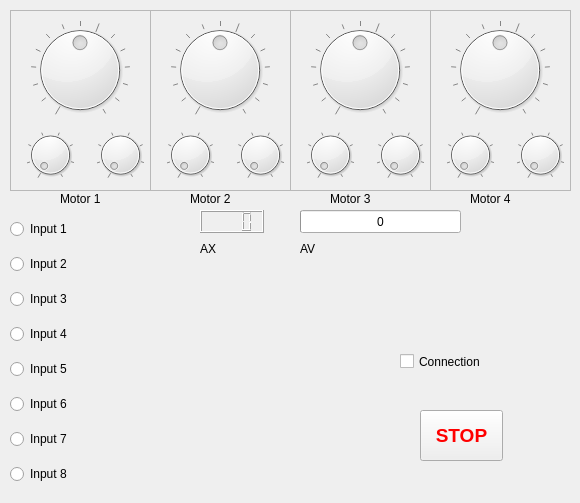
    <widget class="QWidget" name="tab_slave2">
     <attribute name="title">
      <string>Slave 2</string>
     </attribute>
     <widget class="QPushButton" name="pushButton_Stop_3">
      <property name="geometry">
       <rect>
        <x>420</x>
        <y>410</y>
        <width>83</width>
        <height>51</height>
       </rect>
      </property>
      <property name="palette">
       <palette>
        <active>
         <colorrole role="ButtonText">
          <brush brushstyle="SolidPattern">
           <color alpha="255">
            <red>255</red>
            <green>0</green>
            <blue>0</blue>
           </color>
          </brush>
         </colorrole>
        </active>
        <inactive>
         <colorrole role="ButtonText">
          <brush brushstyle="SolidPattern">
           <color alpha="255">
            <red>255</red>
            <green>0</green>
            <blue>0</blue>
           </color>
          </brush>
         </colorrole>
        </inactive>
        <disabled>
         <colorrole role="ButtonText">
          <brush brushstyle="SolidPattern">
           <color alpha="255">
            <red>151</red>
            <green>150</green>
            <blue>149</blue>
           </color>
          </brush>
         </colorrole>
        </disabled>
       </palette>
      </property>
      <property name="font">
       <font>
        <pointsize>14</pointsize>
        <weight>75</weight>
        <bold>true</bold>
       </font>
      </property>
      <property name="text">
       <string>STOP</string>
      </property>
     </widget>
     <widget class="QFrame" name="frame_9">
      <property name="geometry">
       <rect>
        <x>10</x>
        <y>10</y>
        <width>141</width>
        <height>181</height>
       </rect>
      </property>
      <property name="frameShape">
       <enum>QFrame::StyledPanel</enum>
      </property>
      <property name="frameShadow">
       <enum>QFrame::Raised</enum>
      </property>
      <widget class="QDial" name="dial_Slave2Both_1">
       <property name="geometry">
        <rect>
         <x>20</x>
         <y>10</y>
         <width>100</width>
         <height>100</height>
        </rect>
       </property>
       <property name="cursor">
        <cursorShape>OpenHandCursor</cursorShape>
       </property>
       <property name="focusPolicy">
        <enum>Qt::NoFocus</enum>
       </property>
       <property name="toolTip">
        <string>Motor 1</string>
       </property>
       <property name="minimum">
        <number>-7</number>
       </property>
       <property name="maximum">
        <number>7</number>
       </property>
       <property name="pageStep">
        <number>8</number>
       </property>
       <property name="wrapping">
        <bool>false</bool>
       </property>
       <property name="notchesVisible">
        <bool>true</bool>
       </property>
      </widget>
      <widget class="QDial" name="dial_Slave2Left_1">
       <property name="geometry">
        <rect>
         <x>10</x>
         <y>120</y>
         <width>61</width>
         <height>50</height>
        </rect>
       </property>
       <property name="cursor">
        <cursorShape>OpenHandCursor</cursorShape>
       </property>
       <property name="focusPolicy">
        <enum>Qt::NoFocus</enum>
       </property>
       <property name="toolTip">
        <string>Output 1</string>
       </property>
       <property name="minimum">
        <number>0</number>
       </property>
       <property name="maximum">
        <number>7</number>
       </property>
       <property name="pageStep">
        <number>8</number>
       </property>
       <property name="wrapping">
        <bool>false</bool>
       </property>
       <property name="notchesVisible">
        <bool>true</bool>
       </property>
      </widget>
      <widget class="QDial" name="dial_Slave2Right_1">
       <property name="geometry">
        <rect>
         <x>80</x>
         <y>120</y>
         <width>61</width>
         <height>50</height>
        </rect>
       </property>
       <property name="cursor">
        <cursorShape>OpenHandCursor</cursorShape>
       </property>
       <property name="focusPolicy">
        <enum>Qt::NoFocus</enum>
       </property>
       <property name="toolTip">
        <string>Output 2</string>
       </property>
       <property name="minimum">
        <number>0</number>
       </property>
       <property name="maximum">
        <number>7</number>
       </property>
       <property name="pageStep">
        <number>8</number>
       </property>
       <property name="wrapping">
        <bool>false</bool>
       </property>
       <property name="notchesVisible">
        <bool>true</bool>
       </property>
      </widget>
     </widget>
     <widget class="QFrame" name="frame_10">
      <property name="geometry">
       <rect>
        <x>150</x>
        <y>10</y>
        <width>141</width>
        <height>181</height>
       </rect>
      </property>
      <property name="frameShape">
       <enum>QFrame::StyledPanel</enum>
      </property>
      <property name="frameShadow">
       <enum>QFrame::Raised</enum>
      </property>
      <widget class="QDial" name="dial_Slave2Both_2">
       <property name="geometry">
        <rect>
         <x>20</x>
         <y>10</y>
         <width>100</width>
         <height>100</height>
        </rect>
       </property>
       <property name="cursor">
        <cursorShape>OpenHandCursor</cursorShape>
       </property>
       <property name="focusPolicy">
        <enum>Qt::NoFocus</enum>
       </property>
       <property name="toolTip">
        <string>Motor 2</string>
       </property>
       <property name="minimum">
        <number>-7</number>
       </property>
       <property name="maximum">
        <number>7</number>
       </property>
       <property name="pageStep">
        <number>8</number>
       </property>
       <property name="wrapping">
        <bool>false</bool>
       </property>
       <property name="notchesVisible">
        <bool>true</bool>
       </property>
      </widget>
      <widget class="QDial" name="dial_Slave2Left_2">
       <property name="geometry">
        <rect>
         <x>10</x>
         <y>120</y>
         <width>61</width>
         <height>50</height>
        </rect>
       </property>
       <property name="cursor">
        <cursorShape>OpenHandCursor</cursorShape>
       </property>
       <property name="focusPolicy">
        <enum>Qt::NoFocus</enum>
       </property>
       <property name="toolTip">
        <string>Output 3</string>
       </property>
       <property name="minimum">
        <number>0</number>
       </property>
       <property name="maximum">
        <number>7</number>
       </property>
       <property name="pageStep">
        <number>8</number>
       </property>
       <property name="wrapping">
        <bool>false</bool>
       </property>
       <property name="notchesVisible">
        <bool>true</bool>
       </property>
      </widget>
      <widget class="QDial" name="dial_Slave2Right_2">
       <property name="geometry">
        <rect>
         <x>80</x>
         <y>120</y>
         <width>61</width>
         <height>50</height>
        </rect>
       </property>
       <property name="cursor">
        <cursorShape>OpenHandCursor</cursorShape>
       </property>
       <property name="focusPolicy">
        <enum>Qt::NoFocus</enum>
       </property>
       <property name="toolTip">
        <string>Output 4</string>
       </property>
       <property name="minimum">
        <number>0</number>
       </property>
       <property name="maximum">
        <number>7</number>
       </property>
       <property name="pageStep">
        <number>8</number>
       </property>
       <property name="wrapping">
        <bool>false</bool>
       </property>
       <property name="notchesVisible">
        <bool>true</bool>
       </property>
      </widget>
     </widget>
     <widget class="QFrame" name="frame_11">
      <property name="geometry">
       <rect>
        <x>290</x>
        <y>10</y>
        <width>141</width>
        <height>181</height>
       </rect>
      </property>
      <property name="frameShape">
       <enum>QFrame::StyledPanel</enum>
      </property>
      <property name="frameShadow">
       <enum>QFrame::Raised</enum>
      </property>
      <widget class="QDial" name="dial_Slave2Both_3">
       <property name="geometry">
        <rect>
         <x>20</x>
         <y>10</y>
         <width>100</width>
         <height>100</height>
        </rect>
       </property>
       <property name="cursor">
        <cursorShape>OpenHandCursor</cursorShape>
       </property>
       <property name="focusPolicy">
        <enum>Qt::NoFocus</enum>
       </property>
       <property name="toolTip">
        <string>Motor 3</string>
       </property>
       <property name="minimum">
        <number>-7</number>
       </property>
       <property name="maximum">
        <number>7</number>
       </property>
       <property name="pageStep">
        <number>8</number>
       </property>
       <property name="wrapping">
        <bool>false</bool>
       </property>
       <property name="notchesVisible">
        <bool>true</bool>
       </property>
      </widget>
      <widget class="QDial" name="dial_Slave2Left_3">
       <property name="geometry">
        <rect>
         <x>10</x>
         <y>120</y>
         <width>61</width>
         <height>50</height>
        </rect>
       </property>
       <property name="cursor">
        <cursorShape>OpenHandCursor</cursorShape>
       </property>
       <property name="focusPolicy">
        <enum>Qt::NoFocus</enum>
       </property>
       <property name="toolTip">
        <string>Output 5</string>
       </property>
       <property name="minimum">
        <number>0</number>
       </property>
       <property name="maximum">
        <number>7</number>
       </property>
       <property name="pageStep">
        <number>8</number>
       </property>
       <property name="wrapping">
        <bool>false</bool>
       </property>
       <property name="notchesVisible">
        <bool>true</bool>
       </property>
      </widget>
      <widget class="QDial" name="dial_Slave2Right_3">
       <property name="geometry">
        <rect>
         <x>80</x>
         <y>120</y>
         <width>61</width>
         <height>50</height>
        </rect>
       </property>
       <property name="cursor">
        <cursorShape>OpenHandCursor</cursorShape>
       </property>
       <property name="focusPolicy">
        <enum>Qt::NoFocus</enum>
       </property>
       <property name="toolTip">
        <string>Output 6</string>
       </property>
       <property name="minimum">
        <number>0</number>
       </property>
       <property name="maximum">
        <number>7</number>
       </property>
       <property name="pageStep">
        <number>8</number>
       </property>
       <property name="wrapping">
        <bool>false</bool>
       </property>
       <property name="notchesVisible">
        <bool>true</bool>
       </property>
      </widget>
     </widget>
     <widget class="QFrame" name="frame_12">
      <property name="geometry">
       <rect>
        <x>430</x>
        <y>10</y>
        <width>141</width>
        <height>181</height>
       </rect>
      </property>
      <property name="frameShape">
       <enum>QFrame::StyledPanel</enum>
      </property>
      <property name="frameShadow">
       <enum>QFrame::Raised</enum>
      </property>
      <widget class="QDial" name="dial_Slave2Both_4">
       <property name="geometry">
        <rect>
         <x>20</x>
         <y>10</y>
         <width>100</width>
         <height>100</height>
        </rect>
       </property>
       <property name="cursor">
        <cursorShape>OpenHandCursor</cursorShape>
       </property>
       <property name="focusPolicy">
        <enum>Qt::NoFocus</enum>
       </property>
       <property name="toolTip">
        <string>Motor 4</string>
       </property>
       <property name="minimum">
        <number>-7</number>
       </property>
       <property name="maximum">
        <number>7</number>
       </property>
       <property name="pageStep">
        <number>8</number>
       </property>
       <property name="wrapping">
        <bool>false</bool>
       </property>
       <property name="notchesVisible">
        <bool>true</bool>
       </property>
      </widget>
      <widget class="QDial" name="dial_Slave2Left_4">
       <property name="geometry">
        <rect>
         <x>10</x>
         <y>120</y>
         <width>61</width>
         <height>50</height>
        </rect>
       </property>
       <property name="cursor">
        <cursorShape>OpenHandCursor</cursorShape>
       </property>
       <property name="focusPolicy">
        <enum>Qt::NoFocus</enum>
       </property>
       <property name="toolTip">
        <string>Output 7</string>
       </property>
       <property name="minimum">
        <number>0</number>
       </property>
       <property name="maximum">
        <number>7</number>
       </property>
       <property name="pageStep">
        <number>8</number>
       </property>
       <property name="wrapping">
        <bool>false</bool>
       </property>
       <property name="notchesVisible">
        <bool>true</bool>
       </property>
      </widget>
      <widget class="QDial" name="dial_Slave2Right_4">
       <property name="geometry">
        <rect>
         <x>80</x>
         <y>120</y>
         <width>61</width>
         <height>50</height>
        </rect>
       </property>
       <property name="cursor">
        <cursorShape>OpenHandCursor</cursorShape>
       </property>
       <property name="focusPolicy">
        <enum>Qt::NoFocus</enum>
       </property>
       <property name="toolTip">
        <string>Output 8</string>
       </property>
       <property name="minimum">
        <number>0</number>
       </property>
       <property name="maximum">
        <number>7</number>
       </property>
       <property name="pageStep">
        <number>8</number>
       </property>
       <property name="wrapping">
        <bool>false</bool>
       </property>
       <property name="notchesVisible">
        <bool>true</bool>
       </property>
      </widget>
     </widget>
     <widget class="QWidget" name="verticalLayout_3">
      <property name="geometry">
       <rect>
        <x>10</x>
        <y>210</y>
        <width>160</width>
        <height>284</height>
       </rect>
      </property>
      <layout class="QVBoxLayout" name="_4">
       <item>
        <widget class="QRadioButton" name="radioButton_Slave2Digital_1">
         <property name="focusPolicy">
          <enum>Qt::NoFocus</enum>
         </property>
         <property name="text">
          <string>Input 1</string>
         </property>
         <property name="checkable">
          <bool>false</bool>
         </property>
         <property name="checked">
          <bool>false</bool>
         </property>
         <property name="autoExclusive">
          <bool>false</bool>
         </property>
        </widget>
       </item>
       <item>
        <widget class="QRadioButton" name="radioButton_Slave2Digital_2">
         <property name="focusPolicy">
          <enum>Qt::NoFocus</enum>
         </property>
         <property name="text">
          <string>Input 2</string>
         </property>
         <property name="checkable">
          <bool>false</bool>
         </property>
         <property name="autoExclusive">
          <bool>false</bool>
         </property>
        </widget>
       </item>
       <item>
        <widget class="QRadioButton" name="radioButton_Slave2Digital_3">
         <property name="focusPolicy">
          <enum>Qt::NoFocus</enum>
         </property>
         <property name="text">
          <string>Input 3</string>
         </property>
         <property name="checkable">
          <bool>false</bool>
         </property>
         <property name="autoExclusive">
          <bool>false</bool>
         </property>
        </widget>
       </item>
       <item>
        <widget class="QRadioButton" name="radioButton_Slave2Digital_4">
         <property name="focusPolicy">
          <enum>Qt::NoFocus</enum>
         </property>
         <property name="text">
          <string>Input 4</string>
         </property>
         <property name="checkable">
          <bool>false</bool>
         </property>
         <property name="autoExclusive">
          <bool>false</bool>
         </property>
        </widget>
       </item>
       <item>
        <widget class="QRadioButton" name="radioButton_Slave2Digital_5">
         <property name="focusPolicy">
          <enum>Qt::NoFocus</enum>
         </property>
         <property name="text">
          <string>Input 5</string>
         </property>
         <property name="checkable">
          <bool>false</bool>
         </property>
         <property name="autoExclusive">
          <bool>false</bool>
         </property>
        </widget>
       </item>
       <item>
        <widget class="QRadioButton" name="radioButton_Slave2Digital_6">
         <property name="focusPolicy">
          <enum>Qt::NoFocus</enum>
         </property>
         <property name="text">
          <string>Input 6</string>
         </property>
         <property name="checkable">
          <bool>false</bool>
         </property>
         <property name="autoExclusive">
          <bool>false</bool>
         </property>
        </widget>
       </item>
       <item>
        <widget class="QRadioButton" name="radioButton_Slave2Digital_7">
         <property name="focusPolicy">
          <enum>Qt::NoFocus</enum>
         </property>
         <property name="text">
          <string>Input 7</string>
         </property>
         <property name="checkable">
          <bool>false</bool>
         </property>
         <property name="autoExclusive">
          <bool>false</bool>
         </property>
        </widget>
       </item>
       <item>
        <widget class="QRadioButton" name="radioButton_Slave2Digital_8">
         <property name="focusPolicy">
          <enum>Qt::NoFocus</enum>
         </property>
         <property name="text">
          <string>Input 8</string>
         </property>
         <property name="checkable">
          <bool>false</bool>
         </property>
         <property name="autoExclusive">
          <bool>false</bool>
         </property>
        </widget>
       </item>
      </layout>
     </widget>
     <widget class="QLCDNumber" name="lcdNumber_AX_Slave2">
      <property name="geometry">
       <rect>
        <x>200</x>
        <y>210</y>
        <width>64</width>
        <height>23</height>
       </rect>
      </property>
      <property name="palette">
       <palette>
        <active>
         <colorrole role="Text">
          <brush brushstyle="SolidPattern">
           <color alpha="255">
            <red>20</red>
            <green>19</green>
            <blue>18</blue>
           </color>
          </brush>
         </colorrole>
        </active>
        <inactive>
         <colorrole role="Text">
          <brush brushstyle="SolidPattern">
           <color alpha="255">
            <red>20</red>
            <green>19</green>
            <blue>18</blue>
           </color>
          </brush>
         </colorrole>
        </inactive>
        <disabled>
         <colorrole role="Text">
          <brush brushstyle="SolidPattern">
           <color alpha="255">
            <red>0</red>
            <green>0</green>
            <blue>0</blue>
           </color>
          </brush>
         </colorrole>
        </disabled>
       </palette>
      </property>
      <property name="font">
       <font>
        <weight>50</weight>
        <bold>false</bold>
       </font>
      </property>
      <property name="toolTip">
       <string>AX</string>
      </property>
      <property name="numDigits">
       <number>4</number>
      </property>
      <property name="value" stdset="0">
       <double>0.000000000000000</double>
      </property>
      <property name="intValue" stdset="0">
       <number>0</number>
      </property>
     </widget>
     <widget class="QLabel" name="label_17">
      <property name="geometry">
       <rect>
        <x>200</x>
        <y>240</y>
        <width>60</width>
        <height>18</height>
       </rect>
      </property>
      <property name="text">
       <string>AX</string>
      </property>
     </widget>
     <widget class="QLabel" name="label_18">
      <property name="geometry">
       <rect>
        <x>60</x>
        <y>190</y>
        <width>60</width>
        <height>18</height>
       </rect>
      </property>
      <property name="text">
       <string>Motor 1</string>
      </property>
     </widget>
     <widget class="QLabel" name="label_19">
      <property name="geometry">
       <rect>
        <x>190</x>
        <y>190</y>
        <width>71</width>
        <height>18</height>
       </rect>
      </property>
      <property name="text">
       <string>Motor 2</string>
      </property>
     </widget>
     <widget class="QLabel" name="label_20">
      <property name="geometry">
       <rect>
        <x>330</x>
        <y>190</y>
        <width>71</width>
        <height>18</height>
       </rect>
      </property>
      <property name="text">
       <string>Motor 3</string>
      </property>
     </widget>
     <widget class="QLabel" name="label_21">
      <property name="geometry">
       <rect>
        <x>470</x>
        <y>190</y>
        <width>71</width>
        <height>18</height>
       </rect>
      </property>
      <property name="text">
       <string>Motor 4</string>
      </property>
     </widget>
     <widget class="QProgressBar" name="progressBar_Voltage_Slave2">
      <property name="geometry">
       <rect>
        <x>300</x>
        <y>210</y>
        <width>161</width>
        <height>23</height>
       </rect>
      </property>
      <property name="toolTip">
       <string>&lt;html&gt;&lt;head&gt;&lt;meta name=&quot;qrichtext&quot; content=&quot;1&quot; /&gt;&lt;style type=&quot;text/css&quot;&gt;
p, li { white-space: pre-wrap; }
&lt;/style&gt;&lt;/head&gt;&lt;body style=&quot; font-family:'Arial'; font-size:12pt; font-weight:400; font-style:normal;&quot;&gt;
&lt;p style=&quot; margin-top:0px; margin-bottom:0px; margin-left:0px; margin-right:0px; -qt-block-indent:0; text-indent:0px;&quot;&gt;AV&lt;/p&gt;&lt;/body&gt;&lt;/html&gt;</string>
      </property>
      <property name="maximum">
       <number>12</number>
      </property>
      <property name="value">
       <number>0</number>
      </property>
      <property name="format">
       <string>%v</string>
      </property>
     </widget>
     <widget class="QLabel" name="label_30">
      <property name="geometry">
       <rect>
        <x>300</x>
        <y>240</y>
        <width>60</width>
        <height>18</height>
       </rect>
      </property>
      <property name="text">
       <string>AV</string>
      </property>
     </widget>
     <widget class="QCheckBox" name="checkBoxConnection_Slave2">
      <property name="geometry">
       <rect>
        <x>400</x>
        <y>350</y>
        <width>121</width>
        <height>23</height>
       </rect>
      </property>
      <property name="text">
       <string>Connection</string>
      </property>
     </widget>
    </widget>
